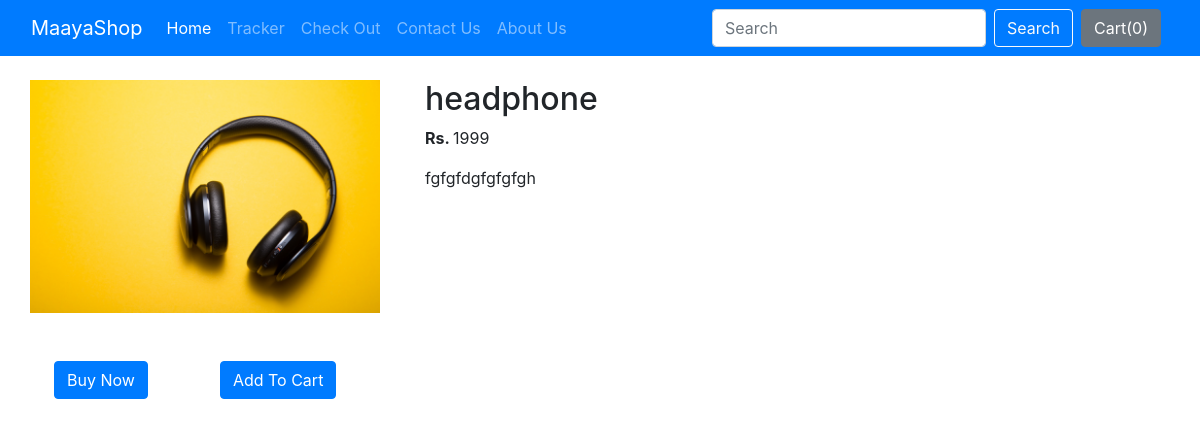
Page /shop/productview/18 on the earlier database version.
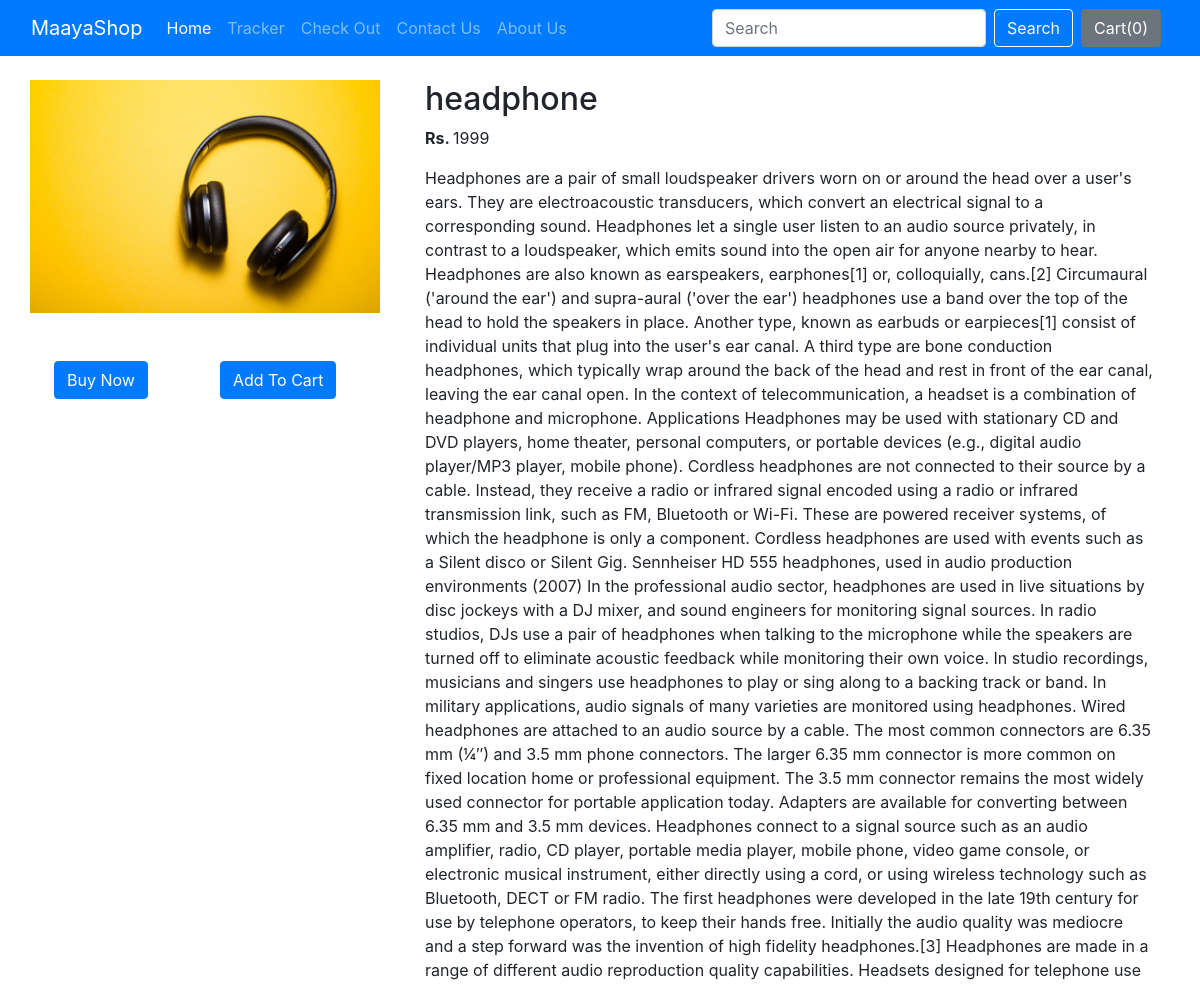
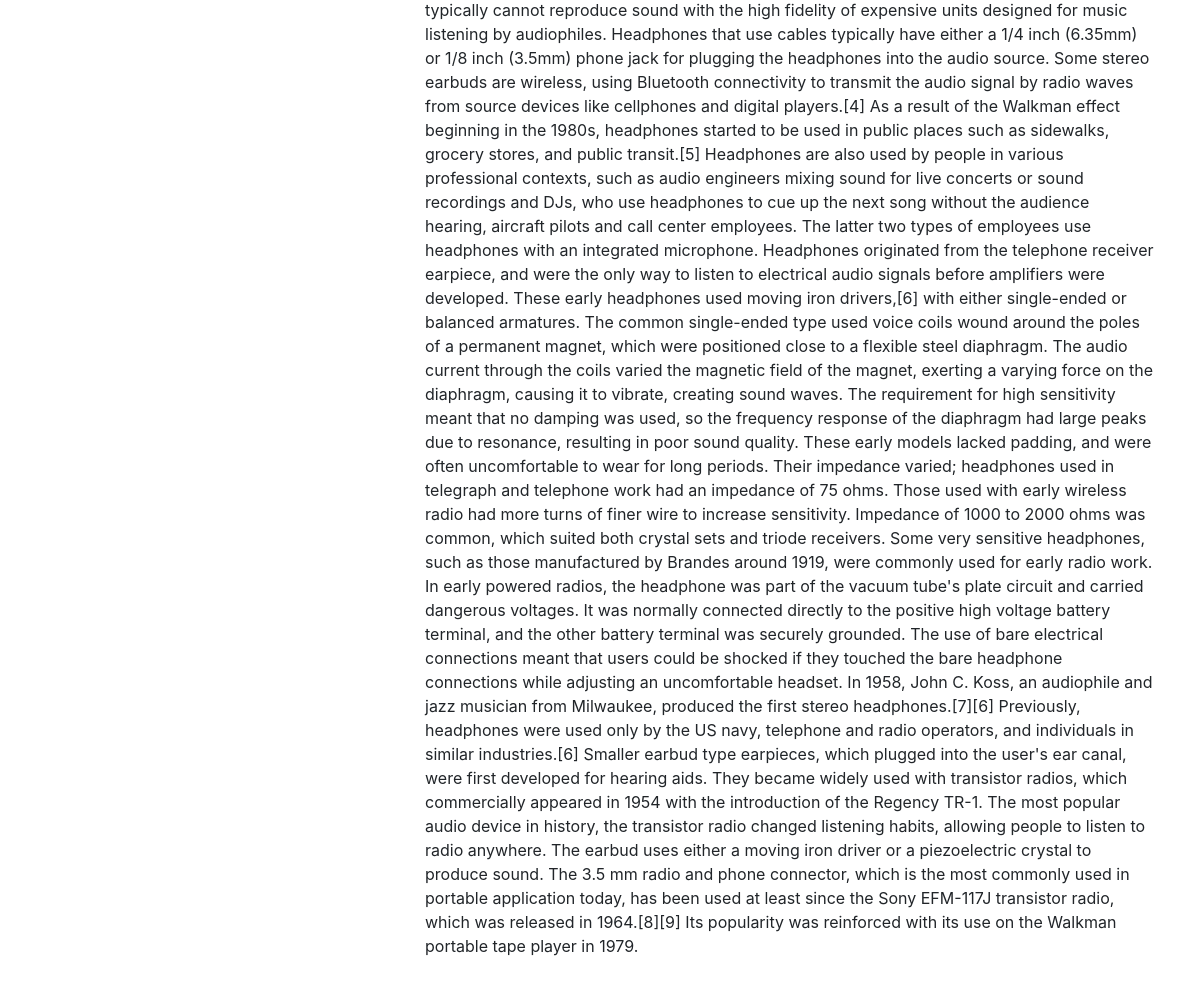
Same page on the later database version (2 pictures, top to bottom).
### shop/models.py (models this page shows, shortened)
class Product(models.Model):
    product_id = models.AutoField
    product_name = models.CharField(max_length=200)
    category = models.CharField(max_length=50, default="")
    subcategory = models.CharField(max_length=50, default="")
    product_desc = models.TextField(max_length=10000)
    product_price = models.IntegerField(default=0)
    product_image = models.ImageField(upload_to="shop/images", default="")
    publish_date = models.DateField()

### shop/views.py (the view)
# urls.py: path('productview/<int:pid>', views.productview, name="ProductView"),
def productview(request, pid):
    product = Product.objects.filter(id=pid)
    return render(request, 'shop/productview.html', {'product': product[0]})

### shop/templates/shop/productview.html (shortened to what this page needs)
{% extends 'shop/basic.html' %}
{% block body %}
<div class="container my-4">
    <div class="row">
        <div class="col-md-4">
            <div class="row">
                <img src="/media/{{product.product_image}}" height="auto" width="350px">
            </div>
            <div class="row my-5">
                <button class="btn btn-primary mx-4">Buy Now</button>
                <button class="btn btn-primary mx-5">Add To Cart</button>
            </div>
        </div>
        <div class="col-md-8">
            <h2>{{product.product_name}}</h2>
            <p><b>Rs. </b>{{product.product_price}}</p>
            <p>{{product.product_desc}}</p>
        </div>
    </div>
</div>
{% endblock %}

Differences in the rows shown:
changed Product "headphone": product_desc "fgfgfdgfgfgfgh" → "Headphones are a pair of small loudspeaker drivers worn on or around the head over a user's ears. They are electroacoustic transducers, which convert an electrical signal to a corresponding sound. Headphones let a single user listen to an audio source privately, in contrast to a loudspeaker, which emits sound into the open air for anyone nearby to hear. Headphones are also known as earspeakers, earphones[1] or, colloquially, cans.[2] Circumaural ('around the ear') and supra-aural ('over the ear') headphones use a band over the top of the head to hold the speakers in place. Another type, known as earbuds or earpieces[1] consist of individual units that plug into the user's ear canal. A third…"
